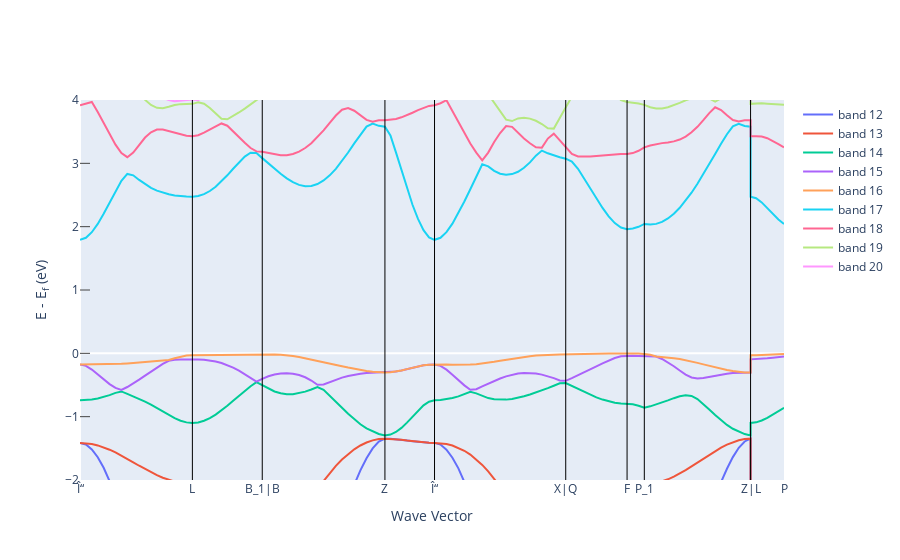

Notebook code cell kept with this figure:
### Markdown cell above
# Bande électronique

### Code cell
fig_el_bs = get_plot_bs(el_bs, plot_range=[-2,4])
fig_el_bs.show()
